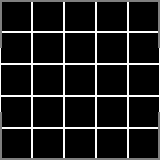

Rendered tile map (Tiled .tmx) drawn with the repository's tilesets; below, a short description and the map source with its tile grids summarised:
An orthogonal 5x5 tile map with 32x32 px tiles, 1 tile layer (Camada de Tiles 1).

<map version="1.0" tiledversion="1.0.2" orientation="orthogonal" renderorder="right-down" width="5" height="5" tilewidth="32" tileheight="32" nextobjectid="1">
 <tileset firstgid="1" source="Tiles Tower Defense/TileSetTD_1.tsx" />
 <layer name="Camada de Tiles 1" width="5" height="5">
  <data>[25 cells, 25 non-empty, 11 distinct tile ids]</data>
 </layer>
</map>
